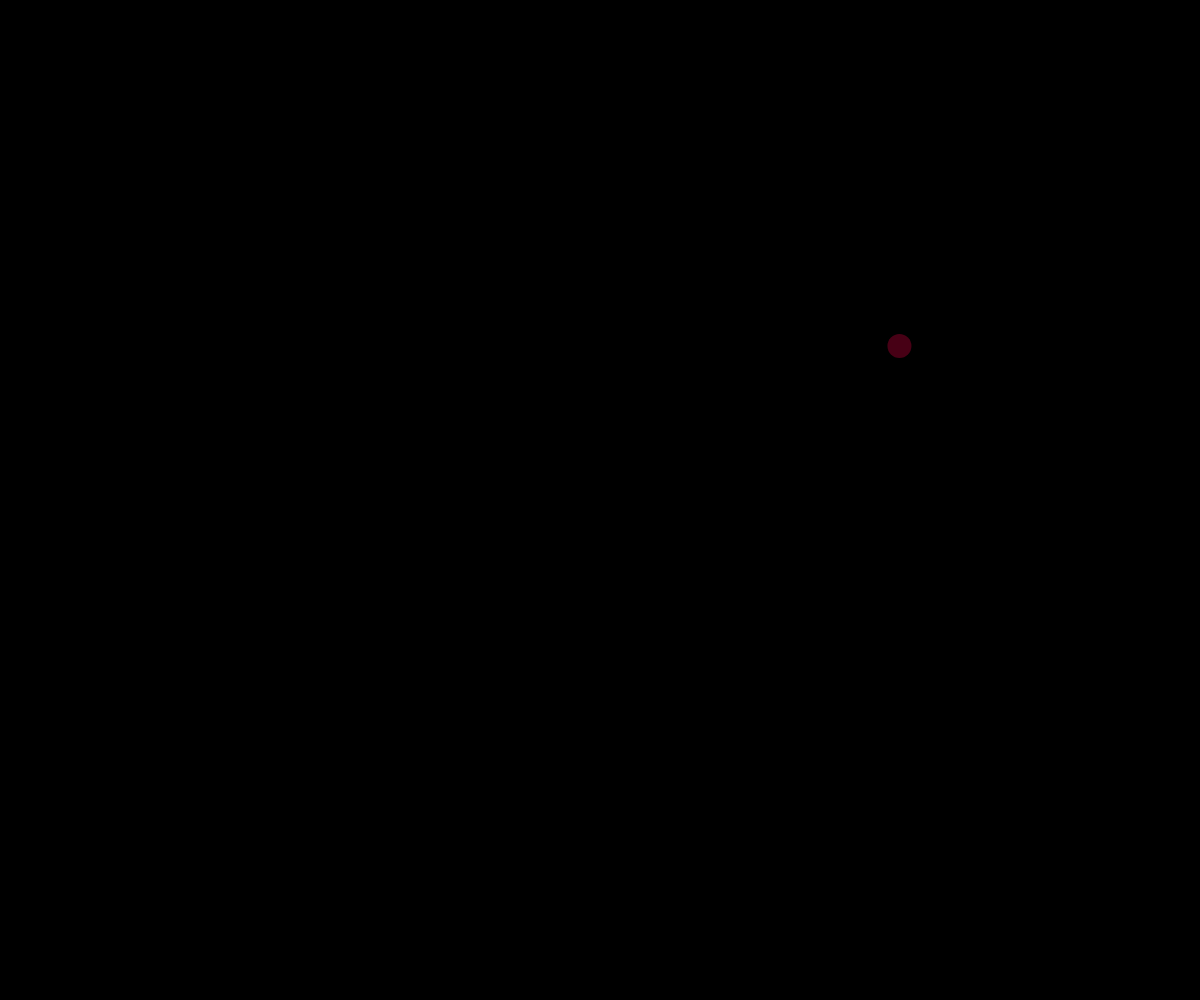
Frame 1 (no input)
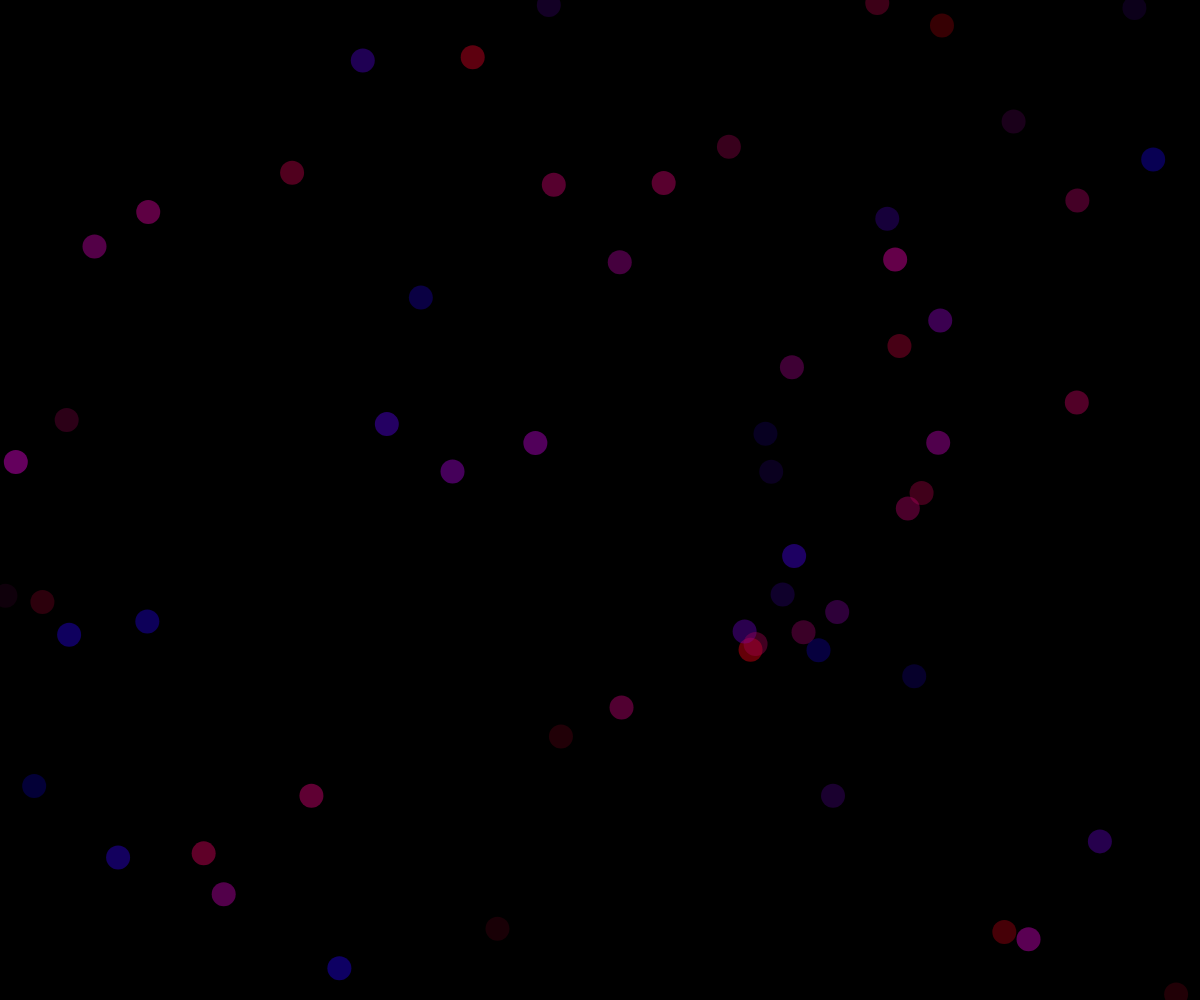
Frame 60 (no input)
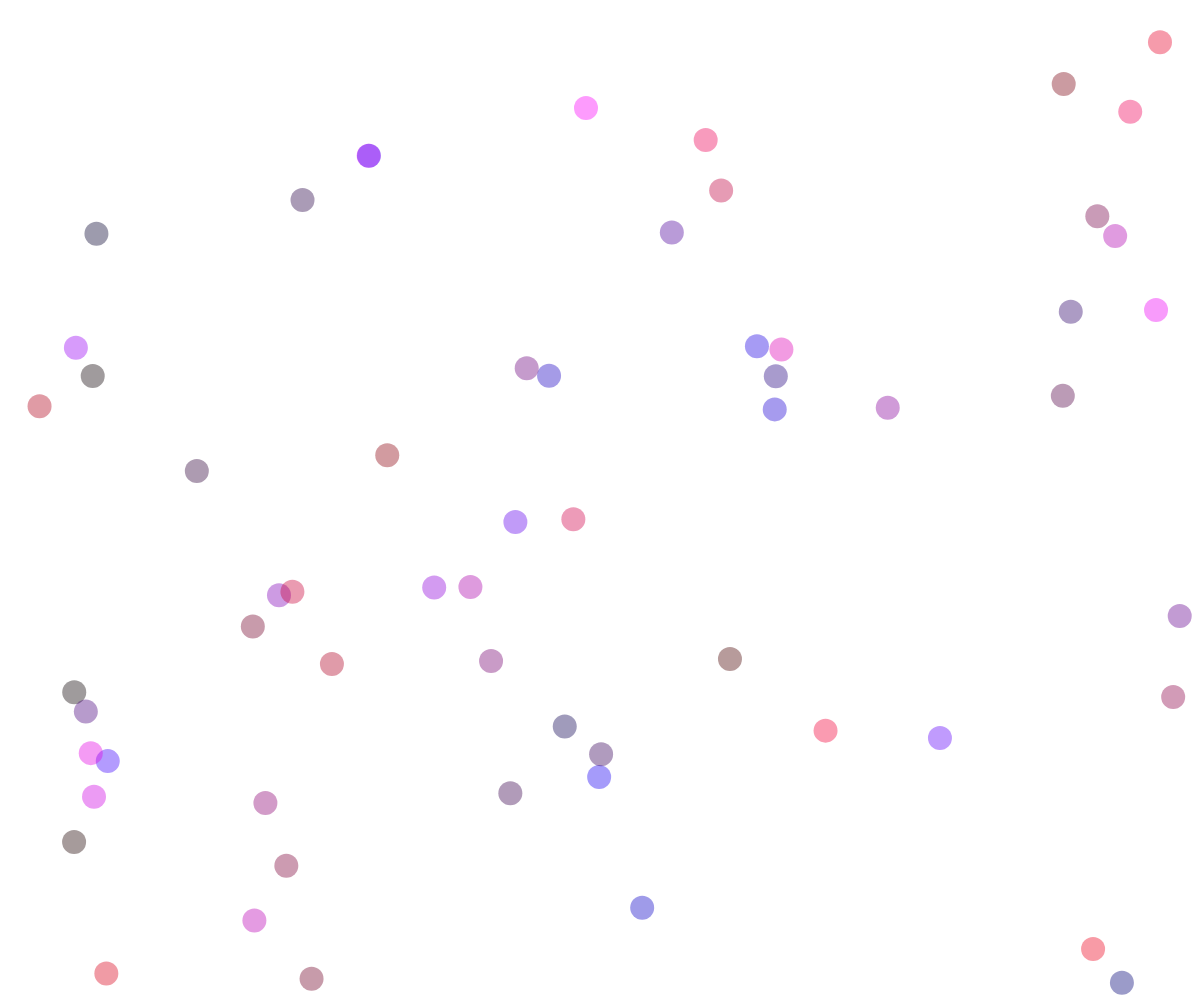
Frame 120 (the mouse pressed at the canvas centre since frame 60)

The p5.js sketch that drew these frames (run headless with seeded random() and noise() and a simulated clock; from frame 60 on, the mouse is pressed at the canvas centre):

// p5.js sketch
// ── sketch.js
let r,
  g,
  b,
  x,
  y,
  on = false;

function setup() {
  createCanvas(windowWidth, windowHeight);
  background(0);
}

function draw() {
  r = random(255);
  g = 0;
  b = random(255);
  x = random(width);
  y = random(height);
  noStroke();
  fill(r, g, b, 100);
  circle(x, y, 24);
}

function mousePressed() {
  on = !on;
  if (on) {
    background(255);
  } else {
    background(0);
  }
}
